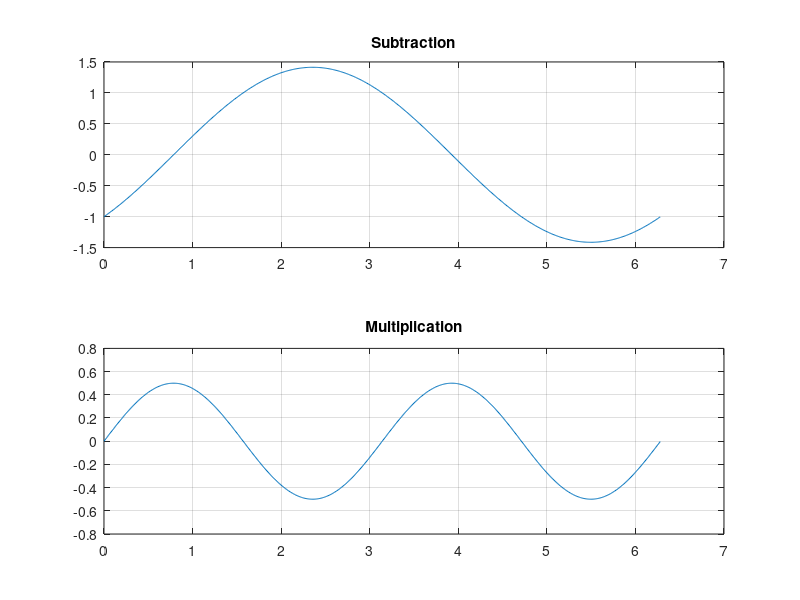

The MATLAB source for this figure:
clc; clear; close all;
t=0:0.01:2*pi; x1=sin(t); x2=cos(t);
subplot(2,1,1); plot(t,x1-x2); title('Subtraction'); grid on;
subplot(2,1,2); plot(t,x1.*x2); title('Multiplication'); grid on;
